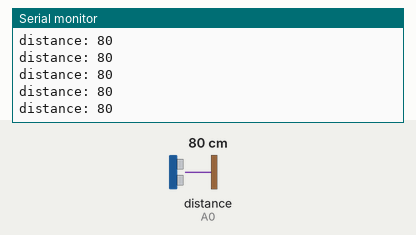
Bench run of a sketch on a simulated Arduino Uno, built with avr-gcc and run on an emulated ATmega328P. Parts: the last lines printed to the serial monitor. The inputs (shaded band) are chosen by the test bench; at power-on: distance to the obstacle (sensor on A0) 80 cm.

Above: at 1.2 s.
1.3 s: distance to the obstacle (sensor on A0) set to 2 cm
At 2.2 s:
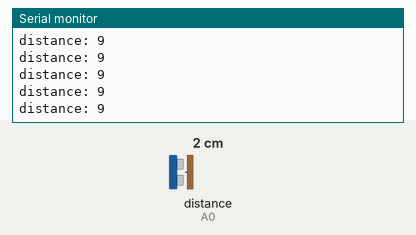
2.8 s: distance to the obstacle (sensor on A0) set to 18 cm
At 3.6 s:
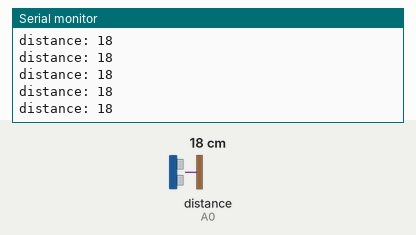
4.3 s: distance to the obstacle (sensor on A0) set to 120 cm
At 5.0 s:
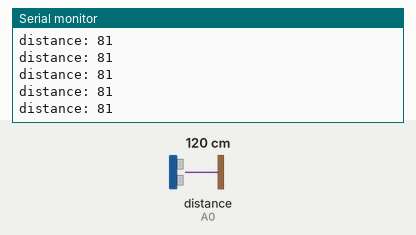
7.3 s: distance to the obstacle (sensor on A0) set to 4 cm
At 8.0 s:
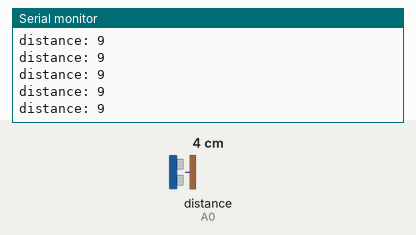
10.3 s: distance to the obstacle (sensor on A0) set to 9 cm
Timing chart, 0 to 13.3 s (numbered marks = the images above; inputs shaded):
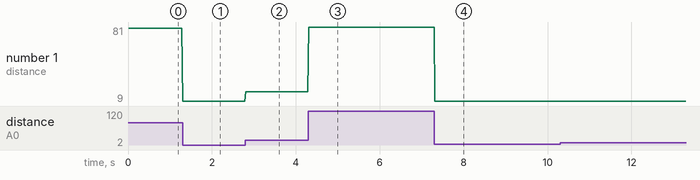

Measured:
- after the input at 1.3 s, the serial monitor: prints a new line at once (image 1)
- after the input at 2.8 s, the serial monitor: prints a new line at once (image 2)
- after the input at 4.3 s, the serial monitor: prints a new line at once (image 3)
- after the input at 7.3 s, the serial monitor: prints a new line at once (image 4)
- plotted number 1: 80 → 9 after the input at 1.3 s, 9 → 18 after the input at 2.8 s, 18 → 81 after the input at 4.3 s, 81 → 9 after the input at 7.3 s

The sketch:

IR.ino
```cpp
#include <SharpIR.h>

#define IRPin A0
#define model 1080

int distance_cm;

SharpIR mySensor(model, IRPin);

void setup() {
  // put your setup code here, to run once:
  Serial.begin(9600);
}

void loop() {
  // put your main code here, to run repeatedly:
  distance_cm = mySensor.getDistance(true);

  Serial.print("distance: ");
  Serial.println(distance_cm);
}
```
